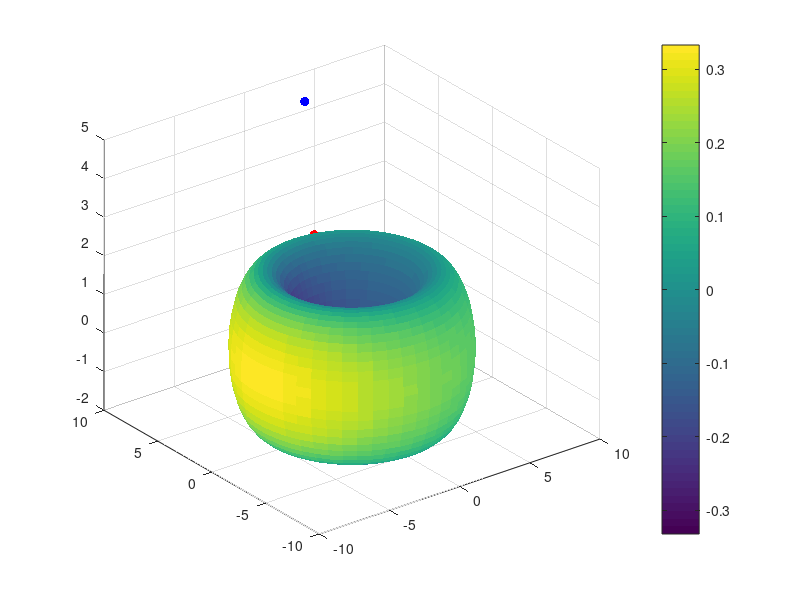

Here is the MATLAB script that generated this plot:
%% Closest point for a torus
%
%% Parameters
R = 5;  r = 2;  L = R+r+1;

N = 50;
dx = 2*L/N;
x = dx-L:dx:L;

%[X, Y, Z] = meshgrid(x);



%%

theta = linspace(0, 2*pi, N);
phi = theta';


x3 = (r*cos(theta) + R).*cos(phi);
y3 = (r*cos(theta) + R).*sin(phi);
z3 = r*sin(theta) + 0*phi;

K = cos(theta)./(R + r*cos(theta'));


%%
figure(1)
surf(x3, y3, z3, K, 'edgecolor', 'none')
colorbar, hold on

%%
a = 2; b = 7; c = 5;

[Pth, Pr, Pz] = cart2pol(a, b, c);
[Pth1, Pr1] = cart2pol(Pr-R, Pz);
[Pr2, Pz2] = pol2cart(Pth1, r);
[cpa, cpb, cpc] = pol2cart(Pth, Pr2+R, Pz2);

%%
plot3(a, b, c, 'b.', 'markersize', 20)
plot3(cpa, cpb, cpc, 'r.', 'markersize', 20)


hold off




% %% Closest points
% X = x; Y = x; Z = x;
% 
% 
% [TH, RR, ZZ] = cart2pol(X, Y, Z);
% [X1, Y1, Z1] = pol2cart(TH, R, ZZ);
% [TH2, ~] = cart2pol(X1 - r , Z1);
% [Xc, Yc, Zc] = pol2cart(TH, r, Z);
% 
% %%
% [Xmesh, ~] = meshgrid(Xc, Yc);
% [Ymesh, ~] = meshgrid(Yc, Zc);
% [Zmesh, ~] = meshgrid(Zc, Xc);
















